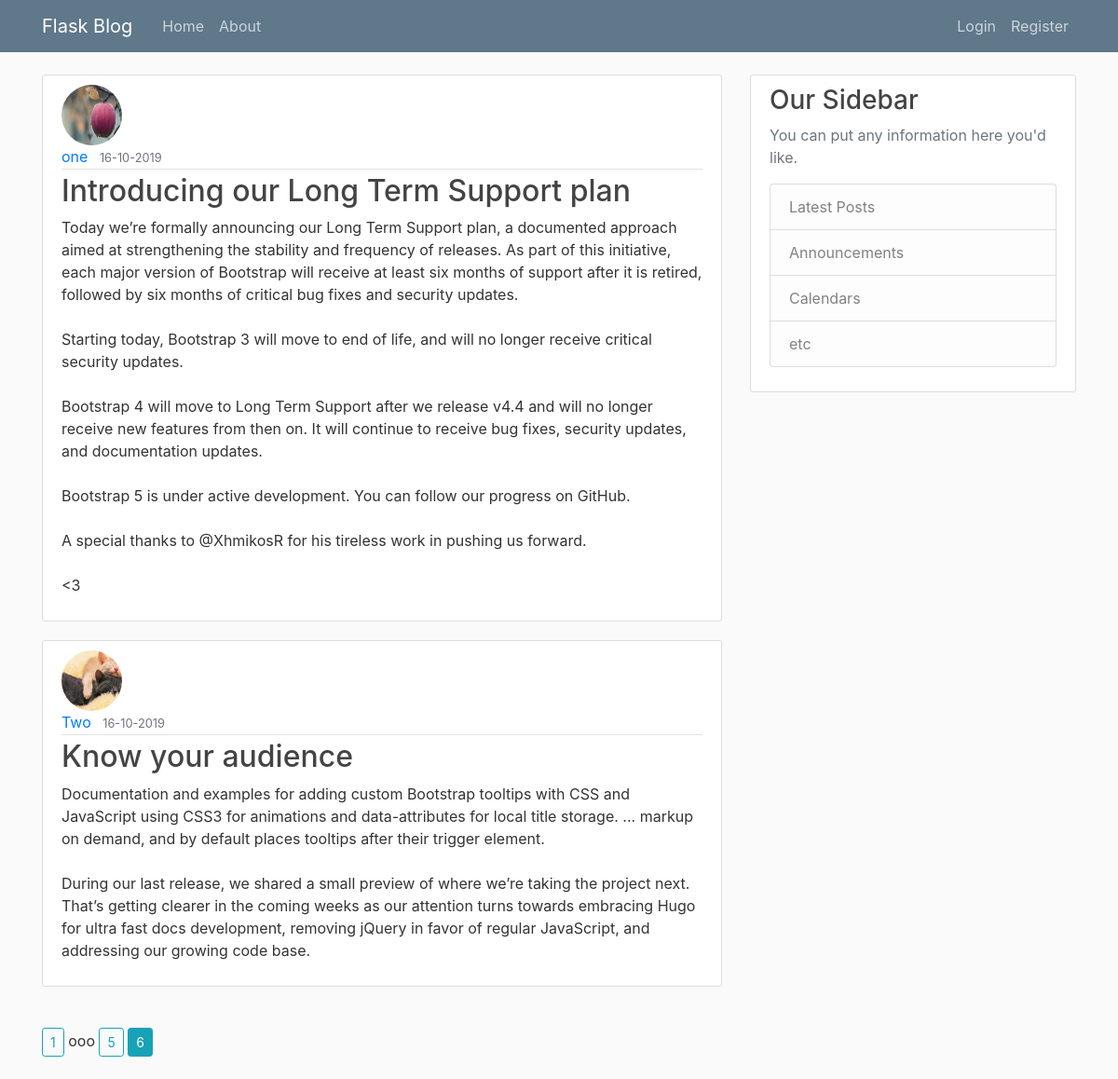
Screenshot of /home?page=6 with the database file from the repository.
### flaskblog/modle.py (models this page shows, shortened)
class Post(db.Model):
  id = db.Column(db.Integer, primary_key=True)
  title = db.Column(db.String(100), nullable=False)
  content = db.Column(db.Text, nullable=False)
  post_date = db.Column(db.DateTime, nullable=False, default=datetime.utcnow)
  user_id = db.Column(db.Integer, db.ForeignKey('user.id'), nullable=False)

class User(db.Model, UserMixin):
  id = db.Column(db.Integer, primary_key=True)
  username = db.Column(db.String(20), unique=True, nullable=False)
  email = db.Column(db.String(120), unique=True, nullable=False)
  password = db.Column(db.String(60), nullable=False)
  img_file = db.Column(db.String(20), nullable=False, default='default.jpg')
  posts = db.relationship('Post', backref='author', lazy=True)

### flaskblog/main/route.py (the view)
@main.route('/')
@main.route('/home')
def home():
  page = request.args.get('page', 1, type=int)
  post_data = Post.query.order_by(Post.post_date.desc()).paginate(per_page=2, page=page)
  return render_template('home.html', title='Home', posts=post_data)

### flaskblog/templates/home.html
{% extends 'layout.html' %}
{% block main_content %}
    {% for post in posts.items %}
        <article class="media content-section">
            <div class="media-body">
                <img alt="" class="rounded-circle article-img" src=" {{ url_for('static', filename='images/'+post.author.img_file) }} ">
                    <div class="article-metadata">
                        <a class="mr-2" href=" {{ url_for('users.user_posts', username=post.author.username) }} ">{{ post.author.username }}</a>
                        <small class="text-muted">{{ post.post_date.strftime('%d-%m-%Y') }}</small>
                    </div>
                    <h2>
                        <a class="article-title" href=" {{ url_for('posts.single_post', post_id=post.id) }} ">{{ post.title }}</a>
                    </h2>
                    <p class="article-content">{{ post.content }}</p>
                </div>
            </article>
        {% endfor %}
        <div class="paginate">
            {% for page_num in posts.iter_pages(left_edge=1, right_edge=1, left_current=1, right_current=2) %}
                {% if page_num %}
                    {% if  posts.page == page_num %}
                        <a class="btn btn-sm btn-info mb-4 mt-4" href="{{ url_for('main.home', page=page_num) }}">
                            {{ page_num }}
                        </a>
                    {% else %}
                        <a class="btn btn-sm btn-outline-info mb-4 mt-4" href="{{ url_for('main.home', page=page_num) }}">
                            {{ page_num }}
                        </a>
                    {% endif %}
                {% else %}
                    ooo
                {% endif %}
            {% endfor %}
        </div>
    {% endblock main_content %}

### flaskblog/templates/layout.html (shortened to what this page needs)
<!doctype html>
<html lang="en">
    <head>
        <link href="https://stackpath.bootstrapcdn.com/bootstrap/4.3.1/css/bootstrap.min.css" rel="stylesheet">
        <link href=" {{ url_for('static', filename='main.css') }} " rel="stylesheet">
    </head>
    <body>
        <header class="site-header">
            <nav class="navbar navbar-expand-md navbar-dark bg-steel fixed-top">
                <div class="container">
                    <a class="navbar-brand mr-4" href=" {{ url_for('main.home') }} ">Flask Blog</a>
                    <div class="collapse navbar-collapse" id="navbarToggle">
                        <div class="navbar-nav mr-auto">
                            <a class="nav-item nav-link" href=" {{ url_for('main.home') }} ">Home</a>
                            <a class="nav-item nav-link" href=" {{ url_for('main.about') }} ">About</a>
                        </div>
                        <div class="navbar-nav">
                            {% if current_user.is_authenticated %}
                                <a class="nav-item nav-link" href=" {{ url_for('posts.new_post') }} ">New Post</a>
                                <a class="nav-item nav-link" href=" {{ url_for('users.account') }} ">My Account</a>
                                <a class="nav-item nav-link" href=" {{ url_for('users.logout') }} ">Logout</a>
                            {% else %}
                                <a class="nav-item nav-link" href=" {{ url_for('users.login') }} ">Login</a>
                                <a class="nav-item nav-link" href=" {{ url_for('users.register') }} ">Register</a>
                            {% endif %}
                        </div>
                    </div>
                </div>
            </nav>
        </header>
        <main class="container" role="main">
            <div class="row">
                <div class="col-md-8">
                    {% block main_content %}{% endblock %}
                </div>
                <div class="col-md-4">
                    <div class="content-section">
                        <h3>Our Sidebar</h3>
                        <p class='text-muted'>You can put any information here you'd like.
                            <ul class="list-group">
                                <li class="list-group-item list-group-item-light">Latest Posts</li>
                                <li class="list-group-item list-group-item-light">Announcements</li>
                                <li class="list-group-item list-group-item-light">Calendars</li>
                                <li class="list-group-item list-group-item-light">etc</li>
                            </ul>
                        </p>
                    </div>
                </div>
            </div>
        </main>
    </body>
</html>

### flaskblog/static/main.css (style rules this page uses)
body { background: #fafafa; color: #333333; margin-top: 5rem; }
h1, h2, h3, h4, h5, h6 { color: #444444; }
.bg-steel { background-color: #5f788a; }
.site-header .navbar-nav .nav-link { color: #cbd5db; }
.content-section { background: #ffffff; padding: 10px 20px; border: 1px solid #dddddd; border-radius: 3px; margin-bottom: 20px; }
.article-title { color: #444444; }
.article-content { white-space: pre-line; }
.article-img { height: 65px; width: 65px; margin-right: 16px; }
.article-metadata { padding-bottom: 1px; margin-bottom: 4px; border-bottom: 1px solid #e3e3e3 }

### rows the page displays
Post: img_file (picture), author.username "one", post_date "16-10-2019", title "Introducing our Long Term Support plan", content "Today we’re formally announcing our Long Term Support plan, a documented approach aimed at strengthening the stability and frequency of releases. As part of this initiative, each major version of Bootstrap will receive at least six months of support after it is retired, followed by six months of critical bug fixes and security updates. Starting today, Bootstrap 3 will move to end of life, and will no longer receive critical security updates. Bootstrap 4 will move to Long Term Support after we release v4.4 and will no longer receive new features from then on. It will continue to receive bug fixes, security updates, and documentation updates. Bootstrap 5 is under active development. You can…"
Post: img_file (picture), author.username "Two", post_date "16-10-2019", title "Know your audience", content "Documentation and examples for adding custom Bootstrap tooltips with CSS and JavaScript using CSS3 for animations and data-attributes for local title storage. ... markup on demand, and by default places tooltips after their trigger element. During our last release, we shared a small preview of where we’re taking the project next. That’s getting clearer in the coming weeks as our attention turns towards embracing Hugo for ultra fast docs development, removing jQuery in favor of regular JavaScript, and addressing our growing code base."

### other values shown
{{ page_num }} "1" "5"
{{ page_num }} "6"
